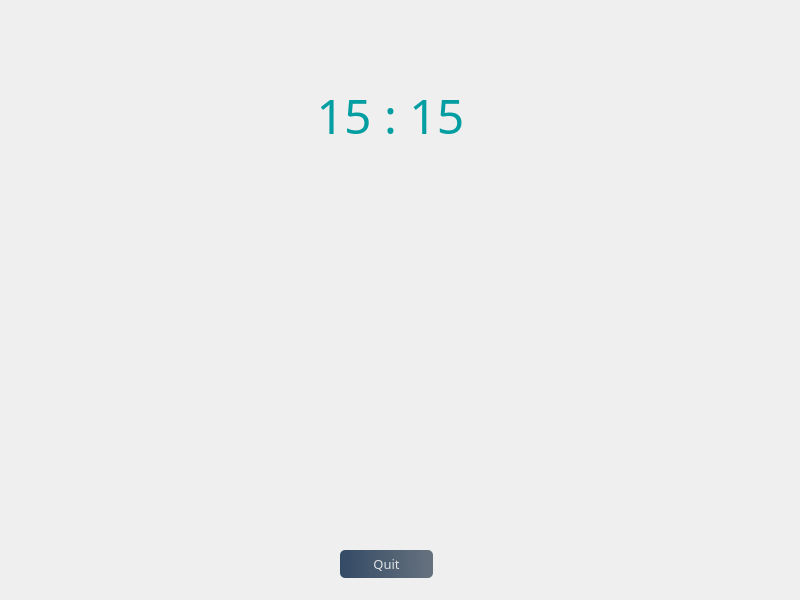
<?xml version="1.0" encoding="UTF-8"?>
<ui version="4.0">
 <class>MainWindow</class>
 <widget class="QMainWindow" name="MainWindow">
  <property name="geometry">
   <rect>
    <x>0</x>
    <y>0</y>
    <width>800</width>
    <height>600</height>
   </rect>
  </property>
  <property name="windowTitle">
   <string>MainWindow</string>
  </property>
  <property name="styleSheet">
   <string notr="true">#MainWindow{
				background: url(:/images/images/background.png);
}
</string>
  </property>
  <widget class="QWidget" name="centralwidget">
   <widget class="QWidget" name="widget" native="true">
    <property name="geometry">
     <rect>
      <x>0</x>
      <y>0</y>
      <width>801</width>
      <height>601</height>
     </rect>
    </property>
    <property name="styleSheet">
     <string notr="true">QPushButton#btn_alarm{	
	border-radius:15px;
}
QPushButton#btn_calendar{	
	border-radius:15px;
}
QPushButton#btn_weather{	
	border-radius:15px;
}
QPushButton#btn_notes{	
	border-radius:15px;
}
QPushButton#btn_swatch{	
	border-radius:15px;
}

</string>
    </property>
    <widget class="QLabel" name="lbl_clock">
     <property name="geometry">
      <rect>
       <x>290</x>
       <y>70</y>
       <width>201</width>
       <height>91</height>
      </rect>
     </property>
     <property name="font">
      <font>
       <family>Bahnschrift</family>
       <pointsize>43</pointsize>
       <weight>50</weight>
       <bold>false</bold>
      </font>
     </property>
     <property name="text">
      <string>&lt;html&gt;&lt;head/&gt;&lt;body&gt;&lt;p align=&quot;center&quot;&gt;&lt;span style=&quot; font-size:36pt; color:#039ea1;&quot;&gt;15 : 15&lt;/span&gt;&lt;/p&gt;&lt;/body&gt;&lt;/html&gt;</string>
     </property>
    </widget>
    <widget class="QPushButton" name="btn_alarm">
     <property name="geometry">
      <rect>
       <x>120</x>
       <y>200</y>
       <width>81</width>
       <height>81</height>
      </rect>
     </property>
     <property name="styleSheet">
      <string notr="true">background-image: url(:/images/images/alarm.png);</string>
     </property>
     <property name="text">
      <string/>
     </property>
    </widget>
    <widget class="QPushButton" name="btn_calendar">
     <property name="geometry">
      <rect>
       <x>240</x>
       <y>200</y>
       <width>81</width>
       <height>81</height>
      </rect>
     </property>
     <property name="styleSheet">
      <string notr="true">background-image: url(:/images/images/calendar.png);</string>
     </property>
     <property name="text">
      <string/>
     </property>
    </widget>
    <widget class="QPushButton" name="btn_weather">
     <property name="geometry">
      <rect>
       <x>360</x>
       <y>200</y>
       <width>81</width>
       <height>81</height>
      </rect>
     </property>
     <property name="styleSheet">
      <string notr="true">background-image: url(:/images/images/weather.png);</string>
     </property>
     <property name="text">
      <string/>
     </property>
    </widget>
    <widget class="QPushButton" name="btn_notes">
     <property name="geometry">
      <rect>
       <x>480</x>
       <y>200</y>
       <width>81</width>
       <height>81</height>
      </rect>
     </property>
     <property name="styleSheet">
      <string notr="true">background-image: url(:/images/images/notes.png);</string>
     </property>
     <property name="text">
      <string/>
     </property>
    </widget>
    <widget class="QPushButton" name="btn_swatch">
     <property name="geometry">
      <rect>
       <x>600</x>
       <y>200</y>
       <width>81</width>
       <height>81</height>
      </rect>
     </property>
     <property name="styleSheet">
      <string notr="true">background-image: url(:/images/images/stopwatch.png);</string>
     </property>
     <property name="text">
      <string/>
     </property>
    </widget>
    <widget class="QPushButton" name="btn_quit">
     <property name="geometry">
      <rect>
       <x>340</x>
       <y>550</y>
       <width>93</width>
       <height>28</height>
      </rect>
     </property>
     <property name="font">
      <font>
       <family>Bahnschrift</family>
       <pointsize>10</pointsize>
      </font>
     </property>
     <property name="styleSheet">
      <string notr="true">QPushButton#btn_quit	{	
	background-color: qlineargradient(spread:pad, x1:0, y1:0.505682, x2:1, y2:0.477, stop:0 rgba(20, 47, 78, 219), stop:1 rgba(85, 98, 112, 226));
	color:rgba(255, 255, 255, 210);
	border-radius:5px;
}
QPushButton#btn_quit:hover{	
	background-color: qlineargradient(spread:pad, x1:0, y1:0.505682, x2:1, y2:0.477, stop:0 rgba(40, 67, 98, 219), stop:1 rgba(105, 118, 132, 226));
}
QPushButton#btn_quit:pressed{	
	padding-left:3px;
	padding-top:3px;
	background-color:rgba(105, 118, 132, 200);
}</string>
     </property>
     <property name="text">
      <string>Quit</string>
     </property>
    </widget>
   </widget>
  </widget>
 </widget>
 <resources>
  <include location="res.qrc"/>
 </resources>
 <connections/>
</ui>
